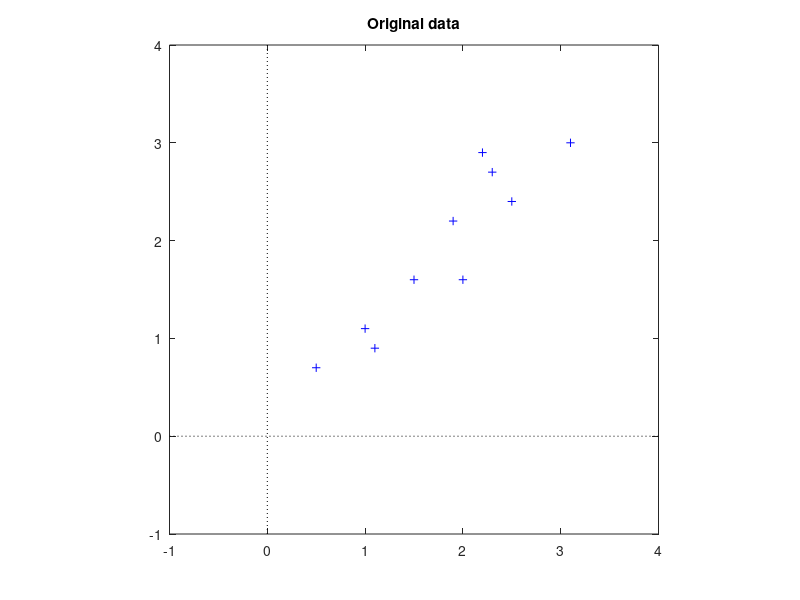
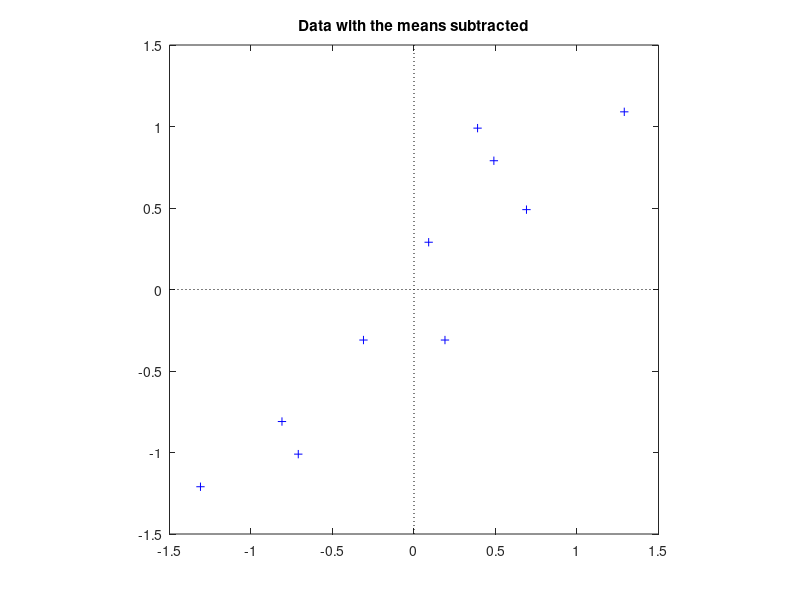
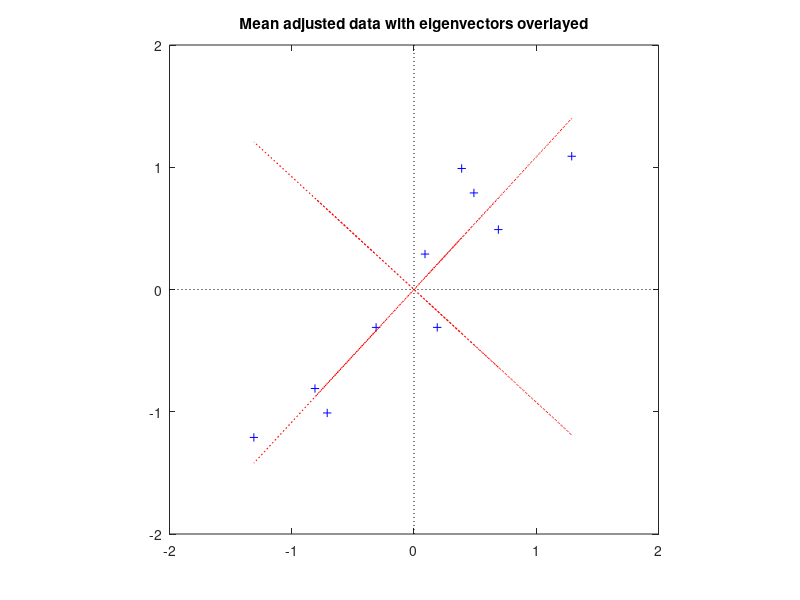
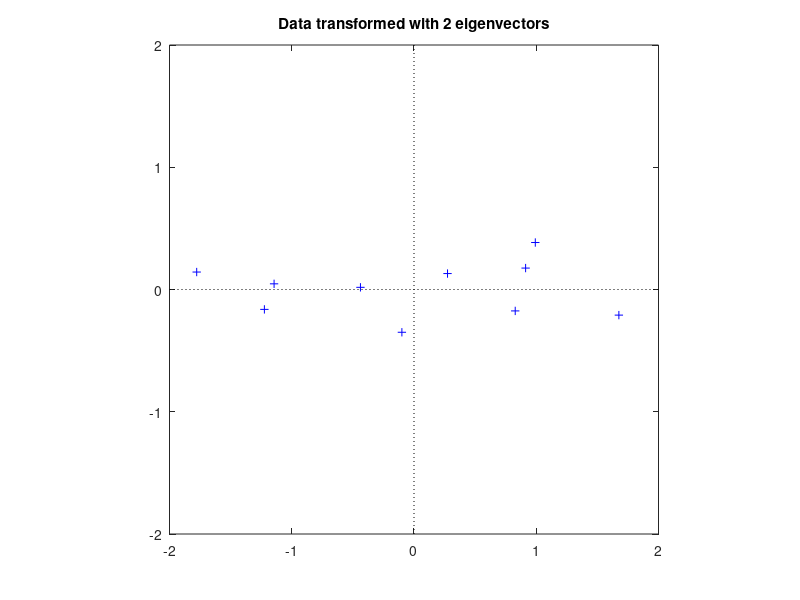

The MATLAB script that drew these images, in order:

x1 = [2.5 0.5 2.2 1.9 3.1 2.3 2 1 1.5 1.1]';
x2 = [2.4 0.7 2.9 2.2 3.0 2.7 1.6 1.1 1.6 0.9]';

x1_p = x1 - mean(x1);
x2_p = x2 - mean(x2);

figure(1);
plot(x1,x2,'b+'); hold on; plot([-1 4],[0 0],'k:');
plot([0 0],[-1 4],'k:');
title('Original data'); xlim([-1 4]); ylim([-1 4]); axis square;

figure(2);
plot(x1_p,x2_p,'b+'); hold on; plot([-1.5 1.5],[0 0],'k:');
plot([0 0],[-1.5 1.5],'k:');
title('Data with the means subtracted'); axis square;

X_p = [x1_p x2_p];
C = cov(X_p);

[E, D] = eig(C);

temp = E(:,1);
E(:,1) = E(:,2);
E(:,2) = temp;

e_max = E(:,1);

figure(3);
plot(X_p(:,1),X_p(:,2),'b+'); hold on;
plot([-2 2],[0 0],'k:'); plot([0 0],[-2 2],'k:');
plot(X_p(:,1),E(2,1)/E(1,1)*X_p(:,1),'r:');
plot(X_p(:,1),E(2,2)/E(1,2)*X_p(:,1),'r:');
title('Mean adjusted data with eigenvectors overlayed');
xlim([-2 2]); ylim([-2 2]); axis square;

Y_all = X_p * E;     
% two-eigenvectors
figure(4);
plot(Y_all(:,1),Y_all(:,2),'b+'); hold on;
plot([-2 2],[0 0],'k:'); plot([0 0],[-2 2],'k:');
xlim([-2 2]); ylim([-2 2]);
title('Data transformed with 2 eigenvectors'); axis square;

[E,Y_all_func,D] = pca([x1,x2]);
figure;
plot(Y_all(:,1),Y_all(:,2),'b+','MarkerSize',10); hold on;
plot(Y_all_func(:,1),-Y_all_func(:,2),'r*');
plot([-2 2],[0 0],'k:'); plot([0 0],[-2 2],'k:');
xlim([-2 2]); ylim([-2 2]);
title('Data transformed with 2 eigenvectors'); axis square;

y_pca = X_p * e_max; % one-eigenvector
figure(5);
plot(y_pca,zeros(size(y_pca)),'b+'); hold on;
plot([-2 2],[0 0],'k:'); plot([0 0],[-2 2],'k:');
xlim([-2 2]); ylim([-2 2]);
title('Data transformed with 1 eigenvector'); 
axis square;

X_p_new = y_pca * e_max';
x1_mean = mean(x1)*ones(10,1); x2_mean = mean(x2)*ones(10,1);
x_mean = [x1_mean x2_mean];
X_hat(:,1) = X_p_new(:,1) + x1_mean; X_hat(:,2) = X_p_new(:,2) + x2_mean;

figure(6);
plot(X_hat(:,1),X_hat(:,2),'b+'); hold on;
plot([-1 4],[0 0],'k:'); plot([0 0],[-1 4],'k:');
xlim([-1 4]); ylim([-1 4]); axis square;
title('Original data restored using only a single eigenvector');